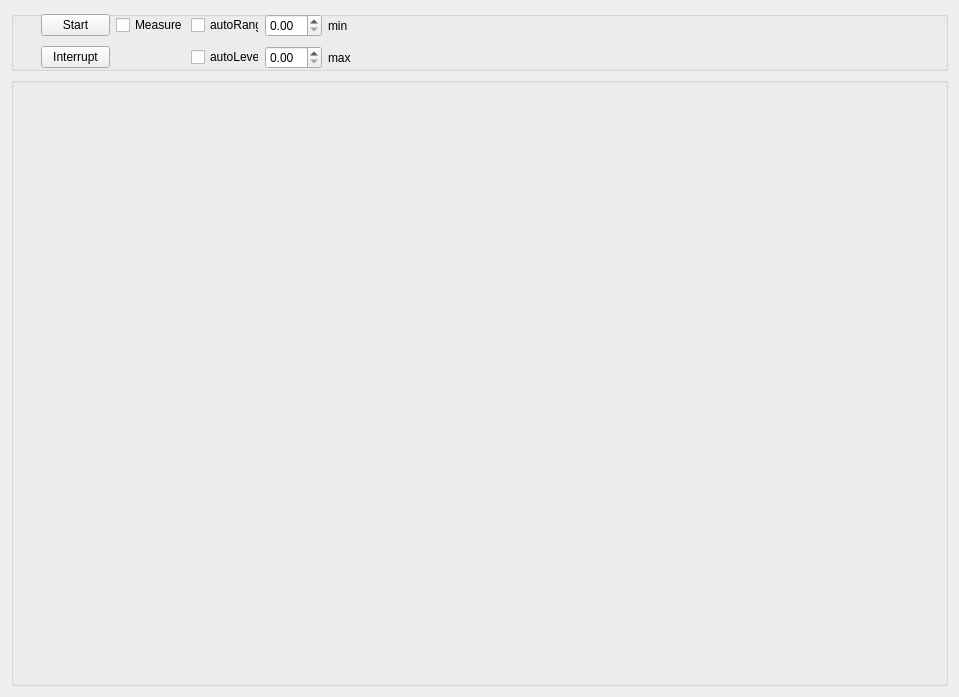
<?xml version="1.0" encoding="UTF-8"?>
<ui version="4.0">
 <class>Form</class>
 <widget class="QWidget" name="Form">
  <property name="geometry">
   <rect>
    <x>0</x>
    <y>0</y>
    <width>959</width>
    <height>697</height>
   </rect>
  </property>
  <property name="windowTitle">
   <string>Form</string>
  </property>
  <layout class="QGridLayout" name="gridLayout_2" rowstretch="0,1">
   <item row="1" column="0">
    <widget class="QGroupBox" name="image_groupBox">
     <property name="title">
      <string/>
     </property>
     <layout class="QHBoxLayout" name="horizontalLayout">
      <item>
       <layout class="QGridLayout" name="imageLayout"/>
      </item>
     </layout>
    </widget>
   </item>
   <item row="0" column="0">
    <widget class="QGroupBox" name="settings_groupBox">
     <property name="minimumSize">
      <size>
       <width>0</width>
       <height>60</height>
      </size>
     </property>
     <property name="title">
      <string/>
     </property>
     <widget class="QWidget" name="gridLayoutWidget_2">
      <property name="geometry">
       <rect>
        <x>30</x>
        <y>0</y>
        <width>310</width>
        <height>61</height>
       </rect>
      </property>
      <layout class="QGridLayout" name="gridLayout">
       <item row="0" column="0">
        <widget class="QPushButton" name="start_pushButton">
         <property name="text">
          <string>Start</string>
         </property>
        </widget>
       </item>
       <item row="1" column="0">
        <widget class="QPushButton" name="interrupt_pushButton">
         <property name="text">
          <string>Interrupt</string>
         </property>
        </widget>
       </item>
       <item row="0" column="3">
        <widget class="QDoubleSpinBox" name="min_doubleSpinBox"/>
       </item>
       <item row="0" column="1">
        <widget class="QCheckBox" name="save_h5_checkBox">
         <property name="text">
          <string>Measure</string>
         </property>
        </widget>
       </item>
       <item row="1" column="2">
        <widget class="QCheckBox" name="autoLevels_checkbox">
         <property name="text">
          <string>autoLevels</string>
         </property>
        </widget>
       </item>
       <item row="0" column="2">
        <widget class="QCheckBox" name="autoRange_checkbox">
         <property name="text">
          <string>autoRange</string>
         </property>
        </widget>
       </item>
       <item row="1" column="3">
        <widget class="QDoubleSpinBox" name="max_doubleSpinBox"/>
       </item>
       <item row="0" column="4">
        <widget class="QLabel" name="level_max_label">
         <property name="text">
          <string>min</string>
         </property>
        </widget>
       </item>
       <item row="1" column="4">
        <widget class="QLabel" name="level_min_label">
         <property name="text">
          <string>max</string>
         </property>
        </widget>
       </item>
      </layout>
     </widget>
    </widget>
   </item>
  </layout>
 </widget>
 <resources/>
 <connections/>
</ui>
